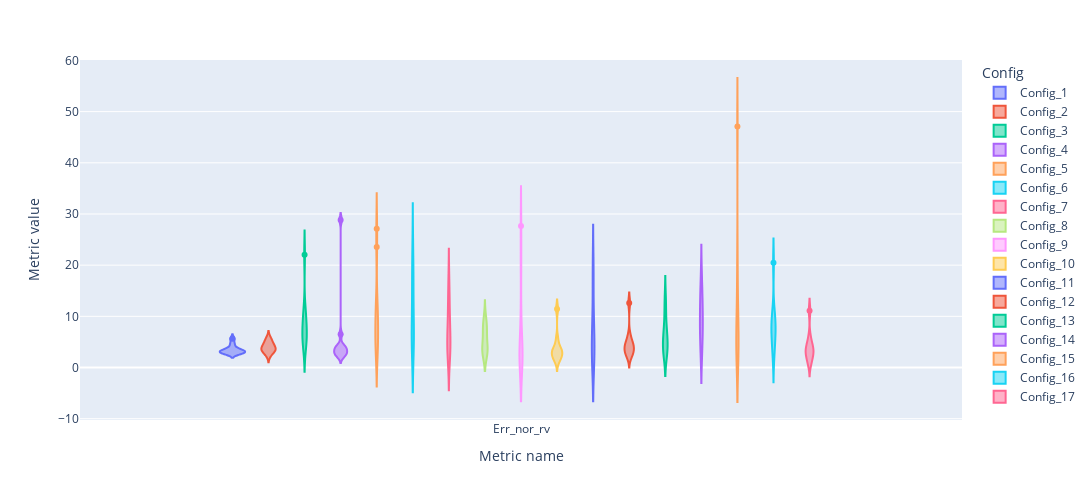

Notebook source saved alongside this figure:
### Markdown cell above
### Normal river

### Code cell
fig = px.violin(nor_rv, y='Metric value', x='Metric name', color='Config', box=False, height=500, width=1200)
fig.show()

### Figure 1 — Plotly figure (JSON) as saved in the notebook; plotly's stock layout.template omitted (floating-point values rounded to 4 significant figures)
{"data": [{"alignmentgroup": "True", "box": {"visible": false}, "hovertemplate": "Config=Config_1<br>Metric name=%{x}<br>Metric value=%{y}<extra></extra>", "legendgroup": "Config_1", "marker": {"color": "#636efa"}, "name": "Config_1", "offsetgroup": "Config_1", "orientation": "v", "scalegroup": "True", "showlegend": true, "type": "violin", "x": ["Err_nor_rv", "Err_nor_rv", "Err_nor_rv", "Err_nor_rv", "Err_nor_rv", "Err_nor_rv", "Err_nor_rv", "Err_nor_rv", "Err_nor_rv", "Err_nor_rv"], "x0": " ", "xaxis": "x", "y": [3.754, 5.631, 3.242, 3.413, 2.901, 3.242, 2.73, 4.608, 2.901, 2.901], "y0": " ", "yaxis": "y"}, {"alignmentgroup": "True", "box": {"visible": false}, "hovertemplate": "Config=Config_2<br>Metric name=%{x}<br>Metric value=%{y}<extra></extra>", "legendgroup": "Config_2", "marker": {"color": "#EF553B"}, "name": "Config_2", "offsetgroup": "Config_2", "orientation": "v", "scalegroup": "True", "showlegend": true, "type": "violin", "x": ["Err_nor_rv", "Err_nor_rv", "Err_nor_rv", "Err_nor_rv", "Err_nor_rv", "Err_nor_rv", "Err_nor_rv", "Err_nor_rv", "Err_nor_rv", "Err_nor_rv"], "x0": " ", "xaxis": "x", "y": [3.072, 3.413, 2.389, 3.584, 5.119, 3.413, 4.778, 5.802, 4.096, 4.096], "y0": " ", "yaxis": "y"}, {"alignmentgroup": "True", "box": {"visible": false}, "hovertemplate": "Config=Config_3<br>Metric name=%{x}<br>Metric value=%{y}<extra></extra>", "legendgroup": "Config_3", "marker": {"color": "#00cc96"}, "name": "Config_3", "offsetgroup": "Config_3", "orientation": "v", "scalegroup": "True", "showlegend": true, "type": "violin", "x": ["Err_nor_rv", "Err_nor_rv", "Err_nor_rv", "Err_nor_rv", "Err_nor_rv", "Err_nor_rv", "Err_nor_rv", "Err_nor_rv", "Err_nor_rv", "Err_nor_rv"], "x0": " ", "xaxis": "x", "y": [5.631, 6.826, 10.75, 22.01, 6.314, 9.215, 7.338, 10.41, 4.778, 3.925], "y0": " ", "yaxis": "y"}, {"alignmentgroup": "True", "box": {"visible": false}, "hovertemplate": "Config=Config_4<br>Metric name=%{x}<br>Metric value=%{y}<extra></extra>", "legendgroup": "Config_4", "marker": {"color": "#ab63fa"}, "name": "Config_4", "offsetgroup": "Config_4", "orientation": "v", "scalegroup": "True", "showlegend": true, "type": "violin", "x": ["Err_nor_rv", "Err_nor_rv", "Err_nor_rv", "Err_nor_rv", "Err_nor_rv", "Err_nor_rv", "Err_nor_rv", "Err_nor_rv", "Err_nor_rv", "Err_nor_rv"], "x0": " ", "xaxis": "x", "y": [3.754, 6.485, 3.413, 28.84, 2.218, 2.901, 4.096, 2.56, 4.096, 2.73], "y0": " ", "yaxis": "y"}, {"alignmentgroup": "True", "box": {"visible": false}, "hovertemplate": "Config=Config_5<br>Metric name=%{x}<br>Metric value=%{y}<extra></extra>", "legendgroup": "Config_5", "marker": {"color": "#FFA15A"}, "name": "Config_5", "offsetgroup": "Config_5", "orientation": "v", "scalegroup": "True", "showlegend": true, "type": "violin", "x": ["Err_nor_rv", "Err_nor_rv", "Err_nor_rv", "Err_nor_rv", "Err_nor_rv", "Err_nor_rv", "Err_nor_rv", "Err_nor_rv", "Err_nor_rv", "Err_nor_rv"], "x0": " ", "xaxis": "x", "y": [23.55, 5.631, 8.191, 27.13, 4.778, 11.26, 4.437, 9.898, 11.77, 3.242], "y0": " ", "yaxis": "y"}, {"alignmentgroup": "True", "box": {"visible": false}, "hovertemplate": "Config=Config_6<br>Metric name=%{x}<br>Metric value=%{y}<extra></extra>", "legendgroup": "Config_6", "marker": {"color": "#19d3f3"}, "name": "Config_6", "offsetgroup": "Config_6", "orientation": "v", "scalegroup": "True", "showlegend": true, "type": "violin", "x": ["Err_nor_rv", "Err_nor_rv", "Err_nor_rv", "Err_nor_rv", "Err_nor_rv", "Err_nor_rv", "Err_nor_rv", "Err_nor_rv", "Err_nor_rv", "Err_nor_rv"], "x0": " ", "xaxis": "x", "y": [15.36, 16.55, 23.04, 5.802, 9.556, 4.266, 18.94, 5.631, 6.143, 5.461], "y0": " ", "yaxis": "y"}, {"alignmentgroup": "True", "box": {"visible": false}, "hovertemplate": "Config=Config_7<br>Metric name=%{x}<br>Metric value=%{y}<extra></extra>", "legendgroup": "Config_7", "marker": {"color": "#FF6692"}, "name": "Config_7", "offsetgroup": "Config_7", "orientation": "v", "scalegroup": "True", "showlegend": true, "type": "violin", "x": ["Err_nor_rv", "Err_nor_rv", "Err_nor_rv", "Err_nor_rv", "Err_nor_rv", "Err_nor_rv", "Err_nor_rv", "Err_nor_rv", "Err_nor_rv", "Err_nor_rv"], "x0": " ", "xaxis": "x", "y": [11.26, 4.096, 4.266, 3.754, 4.437, 7.509, 16.72, 8.362, 2.048, 13.48], "y0": " ", "yaxis": "y"}, {"alignmentgroup": "True", "box": {"visible": false}, "hovertemplate": "Config=Config_8<br>Metric name=%{x}<br>Metric value=%{y}<extra></extra>", "legendgroup": "Config_8", "marker": {"color": "#B6E880"}, "name": "Config_8", "offsetgroup": "Config_8", "orientation": "v", "scalegroup": "True", "showlegend": true, "type": "violin", "x": ["Err_nor_rv", "Err_nor_rv", "Err_nor_rv", "Err_nor_rv", "Err_nor_rv", "Err_nor_rv", "Err_nor_rv", "Err_nor_rv", "Err_nor_rv", "Err_nor_rv"], "x0": " ", "xaxis": "x", "y": [7.679, 5.461, 8.191, 2.73, 2.901, 9.727, 7.338, 4.096, 3.584, 3.072], "y0": " ", "yaxis": "y"}, {"alignmentgroup": "True", "box": {"visible": false}, "hovertemplate": "Config=Config_9<br>Metric name=%{x}<br>Metric value=%{y}<extra></extra>", "legendgroup": "Config_9", "marker": {"color": "#FF97FF"}, "name": "Config_9", "offsetgroup": "Config_9", "orientation": "v", "scalegroup": "True", "showlegend": true, "type": "violin", "x": ["Err_nor_rv", "Err_nor_rv", "Err_nor_rv", "Err_nor_rv", "Err_nor_rv", "Err_nor_rv", "Err_nor_rv", "Err_nor_rv", "Err_nor_rv", "Err_nor_rv"], "x0": " ", "xaxis": "x", "y": [1.195, 2.218, 3.242, 2.56, 2.048, 9.898, 27.65, 3.242, 20.31, 1.877], "y0": " ", "yaxis": "y"}, {"alignmentgroup": "True", "box": {"visible": false}, "hovertemplate": "Config=Config_10<br>Metric name=%{x}<br>Metric value=%{y}<extra></extra>", "legendgroup": "Config_10", "marker": {"color": "#FECB52"}, "name": "Config_10", "offsetgroup": "Config_10", "orientation": "v", "scalegroup": "True", "showlegend": true, "type": "violin", "x": ["Err_nor_rv", "Err_nor_rv", "Err_nor_rv", "Err_nor_rv", "Err_nor_rv", "Err_nor_rv", "Err_nor_rv", "Err_nor_rv", "Err_nor_rv", "Err_nor_rv"], "x0": " ", "xaxis": "x", "y": [11.43, 2.901, 1.195, 3.413, 2.048, 3.925, 2.048, 5.631, 2.56, 3.413], "y0": " ", "yaxis": "y"}, {"alignmentgroup": "True", "box": {"visible": false}, "hovertemplate": "Config=Config_11<br>Metric name=%{x}<br>Metric value=%{y}<extra></extra>", "legendgroup": "Config_11", "marker": {"color": "#636efa"}, "name": "Config_11", "offsetgroup": "Config_11", "orientation": "v", "scalegroup": "True", "showlegend": true, "type": "violin", "x": ["Err_nor_rv", "Err_nor_rv", "Err_nor_rv", "Err_nor_rv", "Err_nor_rv", "Err_nor_rv", "Err_nor_rv", "Err_nor_rv", "Err_nor_rv", "Err_nor_rv"], "x0": " ", "xaxis": "x", "y": [5.802, 10.75, 4.437, 2.218, 1.706, 8.191, 2.389, 19.62, 18.09, 2.56], "y0": " ", "yaxis": "y"}, {"alignmentgroup": "True", "box": {"visible": false}, "hovertemplate": "Config=Config_12<br>Metric name=%{x}<br>Metric value=%{y}<extra></extra>", "legendgroup": "Config_12", "marker": {"color": "#EF553B"}, "name": "Config_12", "offsetgroup": "Config_12", "orientation": "v", "scalegroup": "True", "showlegend": true, "type": "violin", "x": ["Err_nor_rv", "Err_nor_rv", "Err_nor_rv", "Err_nor_rv", "Err_nor_rv", "Err_nor_rv", "Err_nor_rv", "Err_nor_rv", "Err_nor_rv", "Err_nor_rv"], "x0": " ", "xaxis": "x", "y": [5.119, 6.314, 2.048, 3.072, 2.901, 4.096, 4.266, 4.437, 3.072, 12.63], "y0": " ", "yaxis": "y"}, {"alignmentgroup": "True", "box": {"visible": false}, "hovertemplate": "Config=Config_13<br>Metric name=%{x}<br>Metric value=%{y}<extra></extra>", "legendgroup": "Config_13", "marker": {"color": "#00cc96"}, "name": "Config_13", "offsetgroup": "Config_13", "orientation": "v", "scalegroup": "True", "showlegend": true, "type": "violin", "x": ["Err_nor_rv", "Err_nor_rv", "Err_nor_rv", "Err_nor_rv", "Err_nor_rv", "Err_nor_rv", "Err_nor_rv", "Err_nor_rv", "Err_nor_rv", "Err_nor_rv"], "x0": " ", "xaxis": "x", "y": [13.48, 11.09, 6.655, 8.02, 5.631, 5.461, 3.584, 2.73, 3.072, 3.584], "y0": " ", "yaxis": "y"}, {"alignmentgroup": "True", "box": {"visible": false}, "hovertemplate": "Config=Config_14<br>Metric name=%{x}<br>Metric value=%{y}<extra></extra>", "legendgroup": "Config_14", "marker": {"color": "#ab63fa"}, "name": "Config_14", "offsetgroup": "Config_14", "orientation": "v", "scalegroup": "True", "showlegend": true, "type": "violin", "x": ["Err_nor_rv", "Err_nor_rv", "Err_nor_rv", "Err_nor_rv", "Err_nor_rv", "Err_nor_rv", "Err_nor_rv", "Err_nor_rv", "Err_nor_rv", "Err_nor_rv"], "x0": " ", "xaxis": "x", "y": [12.63, 14.68, 18.09, 7.679, 9.556, 2.901, 13.14, 3.413, 8.362, 7.167], "y0": " ", "yaxis": "y"}, {"alignmentgroup": "True", "box": {"visible": false}, "hovertemplate": "Config=Config_15<br>Metric name=%{x}<br>Metric value=%{y}<extra></extra>", "legendgroup": "Config_15", "marker": {"color": "#FFA15A"}, "name": "Config_15", "offsetgroup": "Config_15", "orientation": "v", "scalegroup": "True", "showlegend": true, "type": "violin", "x": ["Err_nor_rv", "Err_nor_rv", "Err_nor_rv", "Err_nor_rv", "Err_nor_rv", "Err_nor_rv", "Err_nor_rv", "Err_nor_rv", "Err_nor_rv", "Err_nor_rv"], "x0": " ", "xaxis": "x", "y": [2.73, 3.242, 12.97, 4.266, 20.82, 10.24, 47.1, 3.413, 7.85, 4.608], "y0": " ", "yaxis": "y"}, {"alignmentgroup": "True", "box": {"visible": false}, "hovertemplate": "Config=Config_16<br>Metric name=%{x}<br>Metric value=%{y}<extra></extra>", "legendgroup": "Config_16", "marker": {"color": "#19d3f3"}, "name": "Config_16", "offsetgroup": "Config_16", "orientation": "v", "scalegroup": "True", "showlegend": true, "type": "violin", "x": ["Err_nor_rv", "Err_nor_rv", "Err_nor_rv", "Err_nor_rv", "Err_nor_rv", "Err_nor_rv", "Err_nor_rv", "Err_nor_rv", "Err_nor_rv", "Err_nor_rv"], "x0": " ", "xaxis": "x", "y": [10.07, 8.703, 6.826, 4.096, 10.41, 5.29, 8.362, 1.877, 6.655, 20.48], "y0": " ", "yaxis": "y"}, {"alignmentgroup": "True", "box": {"visible": false}, "hovertemplate": "Config=Config_17<br>Metric name=%{x}<br>Metric value=%{y}<extra></extra>", "legendgroup": "Config_17", "marker": {"color": "#FF6692"}, "name": "Config_17", "offsetgroup": "Config_17", "orientation": "v", "scalegroup": "True", "showlegend": true, "type": "violin", "x": ["Err_nor_rv", "Err_nor_rv", "Err_nor_rv", "Err_nor_rv", "Err_nor_rv", "Err_nor_rv", "Err_nor_rv", "Err_nor_rv", "Err_nor_rv", "Err_nor_rv"], "x0": " ", "xaxis": "x", "y": [3.072, 3.242, 3.242, 0.6826, 1.536, 5.973, 4.096, 2.218, 4.608, 11.09], "y0": " ", "yaxis": "y"}], "layout": {"height": 500, "legend": {"title": {"text": "Config"}, "tracegroupgap": 0}, "margin": {"t": 60}, "violinmode": "group", "width": 1200, "xaxis": {"anchor": "y", "domain": [0, 1], "title": {"text": "Metric name"}}, "yaxis": {"anchor": "x", "domain": [0, 1], "title": {"text": "Metric value"}}}}
